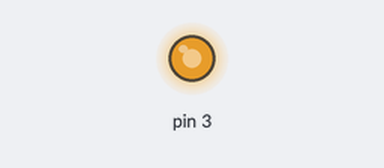
A sketch run on a simulated Arduino Uno, built with avr-gcc and run on an emulated ATmega328P. Shown: output pins drawn as LEDs (lit = HIGH).

Above: at 0.1 s.
Timing chart, 0 to 1.6 s (numbered marks = the images above):
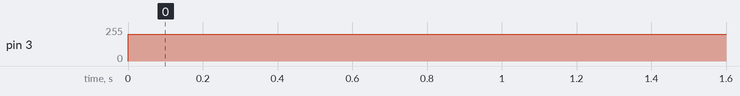

Measured:
- by itself, pin 3: 0/255 → 200/255 at 0.00 s

The sketch:

IRrecvDemo_mod.ino
```cpp
// (licence header left out)
#include <IRremote.h>

int RECV_PIN = 2;

IRrecv irrecv(RECV_PIN);

decode_results results;

void setup()
{
  //pinMode(3, OUTPUT);
  Serial.begin(9600);
  irrecv.enableIRIn(); // Start the receiver
}

void loop() {
  analogWrite(3, 200);
  if (irrecv.decode(&results)) {
    Serial.println(results.value, DEC);
    irrecv.resume(); // Receive the next value
  }
  delay(100);
}
```
